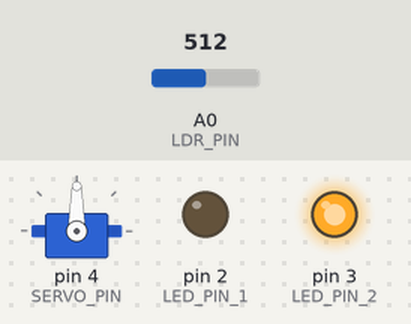
Simulated run of this sketch. Board: Arduino Uno, built with avr-gcc and run on an emulated ATmega328P. Shown: servo, output pins drawn as LEDs (lit = HIGH). Inputs (shaded band) come from the test bench; at power-on: A0 (LDR_PIN) = 512.

Above: at 1.2 s.
1.3 s: A0 (LDR_PIN) set to 390
At 2.5 s:
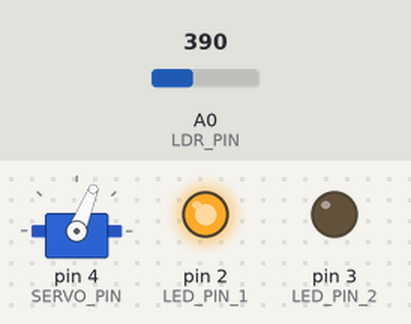
2.8 s: A0 (LDR_PIN) set to 410
At 3.9 s:
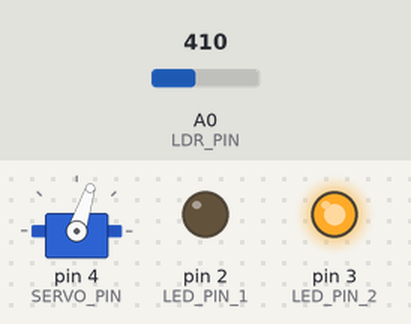
4.3 s: A0 (LDR_PIN) set to 306
At 5.2 s:
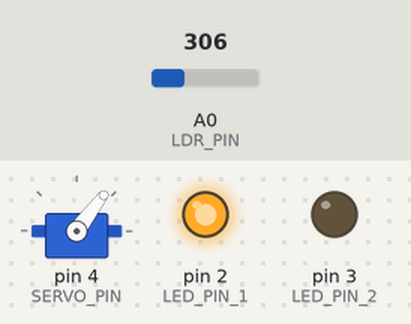
5.8 s: A0 (LDR_PIN) set to 122
At 6.5 s:
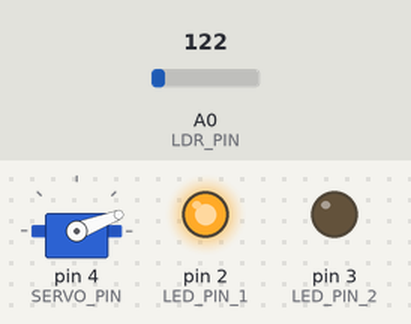
7.3 s: A0 (LDR_PIN) set to 0
At 7.8 s:
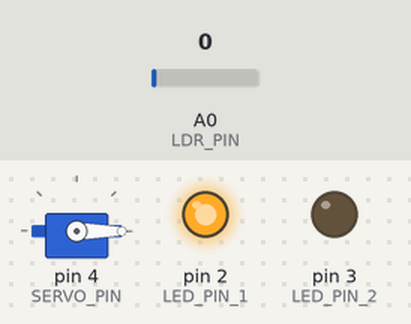
Timing chart, 0 to 9.8 s (numbered marks = the images above; inputs shaded):
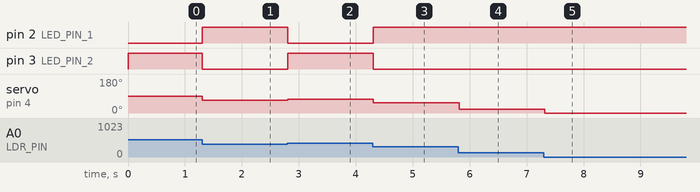

The sketch:

LDR_Servo_LEDs.ino
```cpp
#include <Servo.h>

#define LDR_PIN A0   // LDR analog input pin
#define LED_PIN_1 2  // LED 1 pin
#define LED_PIN_2 3  // LED 2 pin
#define SERVO_PIN 4  // Servo motor control pin

Servo servo;       // Servo object

void setup()
{
  pinMode(LED_PIN_1, OUTPUT);
  pinMode(LED_PIN_2, OUTPUT);

  servo.attach(SERVO_PIN);
  servo.write(90); // definir posição inicial em 90º
}

void loop()
{
  int ldrValue = analogRead(LDR_PIN);
  int servoAngle = map(ldrValue, 0, 1023, 0, 180);

  if (ldrValue < 400) {
  	digitalWrite(LED_PIN_1, HIGH);
    digitalWrite(LED_PIN_2, LOW);
  } else {
    digitalWrite(LED_PIN_1, LOW);
    digitalWrite(LED_PIN_2, HIGH);
  }
  servo.write(servoAngle);

  delay(100);
}
```

Measured:
- after the input at 1.3 s, pin 2 (LED_PIN_1): LOW → HIGH at once; pin 3 (LED_PIN_2): HIGH → LOW at once; servo on pin 4 (SERVO_PIN): 90° → 68° at once
- after the input at 2.8 s, pin 2 (LED_PIN_1): HIGH → LOW at once; pin 3 (LED_PIN_2): LOW → HIGH at once; servo on pin 4 (SERVO_PIN): 68° → 72° at once
- after the input at 4.3 s, pin 2 (LED_PIN_1): LOW → HIGH at once; pin 3 (LED_PIN_2): HIGH → LOW at once; servo on pin 4 (SERVO_PIN): 72° → 53° at once
- after the input at 5.8 s, servo on pin 4 (SERVO_PIN): 53° → 21° at once
- after the input at 7.3 s, servo on pin 4 (SERVO_PIN): 21° → 0° at once
